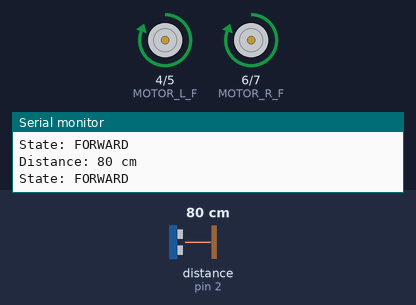
Bench run of a sketch on a simulated Arduino Uno, built with avr-gcc and run on an emulated ATmega328P. On the bench: motor-driver pin pairs drawn as motors (green arrow = first pin HIGH = forward, orange = second pin HIGH = backward, longer = more drive), the last lines printed to the serial monitor. Wiring (inferred from the names in the program): ultrasonic range finder: trigger pin 2; echo pin 2. Inputs (shaded band) come from the test bench; at power-on: distance to the obstacle (sensor on pin 2) 80 cm. The echo pulse lasts 58.3 µs per cm.

Above: at 1.2 s.
1.3 s: distance to the obstacle (sensor on pin 2) set to 29 cm
2.8 s: distance to the obstacle (sensor on pin 2) set to 24 cm
At 3.1 s:
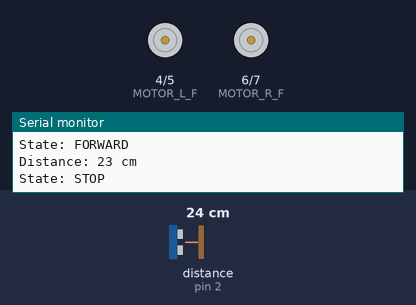
At 5.0 s:
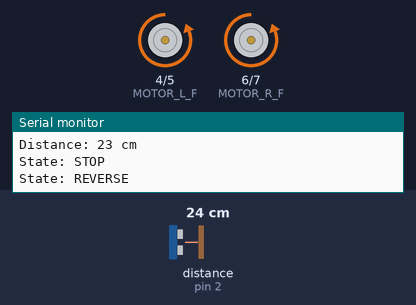
5.8 s: distance to the obstacle (sensor on pin 2) set to 35 cm
8.8 s: distance to the obstacle (sensor on pin 2) set to 2 cm
At 12.5 s:
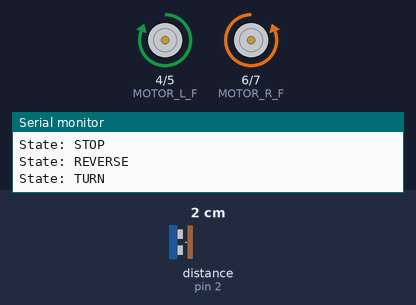
Timing chart, 0 to 12.8 s (numbered marks = the images above; inputs shaded):
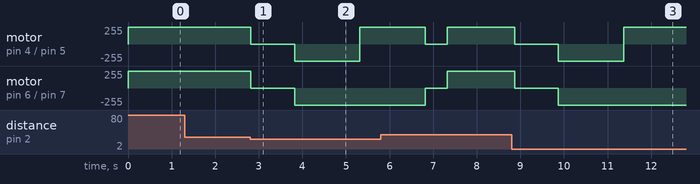

The sketch:

obstacle_avoider.ino
```cpp
// Obstacle Avoiding Robot - Tinkercad simulation
// 3-pin ultrasonic sensor (SIG on pin 2) + L293D driving two DC motors

const int SIG_PIN = 2;

// Left Motor Control Pins
const int MOTOR_L_F = 4;
const int MOTOR_L_B = 5;

// Right Motor Control Pins
const int MOTOR_R_F = 6;
const int MOTOR_R_B = 7;

const int STOP_DISTANCE = 25;  // cm, react when an obstacle is closer than this

void setup() {
  pinMode(MOTOR_L_F, OUTPUT);
  pinMode(MOTOR_L_B, OUTPUT);
  pinMode(MOTOR_R_F, OUTPUT);
  pinMode(MOTOR_R_B, OUTPUT);
  Serial.begin(9600);
}

void loop() {
  long distance = readDistanceCm();
  Serial.print("Distance: ");
  Serial.print(distance);
  Serial.println(" cm");

  if (distance > STOP_DISTANCE) {
    // Path is clear -> drive forward
    Serial.println("State: FORWARD");
    moveMotors(HIGH, LOW, HIGH, LOW);
    delay(100);
  }
  else {
    // Obstacle ahead -> stop, back up, turn, then continue
    Serial.println("State: STOP");
    moveMotors(LOW, LOW, LOW, LOW);
    delay(1000);

    Serial.println("State: REVERSE");
    moveMotors(LOW, HIGH, LOW, HIGH);
    delay(1500);

    Serial.println("State: TURN");
    moveMotors(HIGH, LOW, LOW, HIGH);   // spin in place
    delay(1500);

    moveMotors(LOW, LOW, LOW, LOW);
    delay(500);
  }
}

// Reads the 3-pin ultrasonic sensor and returns the distance in cm
long readDistanceCm() {
  pinMode(SIG_PIN, OUTPUT);
  digitalWrite(SIG_PIN, LOW);
  delayMicroseconds(2);
  digitalWrite(SIG_PIN, HIGH);
  delayMicroseconds(5);
  digitalWrite(SIG_PIN, LOW);

  pinMode(SIG_PIN, INPUT);
  long duration = pulseIn(SIG_PIN, HIGH, 30000);

  if (duration == 0) {
    return 999;  // no echo -> nothing in range
  }
  return duration / 58;  // microseconds to cm
}

void moveMotors(int l1, int l2, int r1, int r2) {
  digitalWrite(MOTOR_L_F, l1);
  digitalWrite(MOTOR_L_B, l2);
  digitalWrite(MOTOR_R_F, r1);
  digitalWrite(MOTOR_R_B, r2);
}
```

Measured:
- the behaviour switches between 27 and 26 cm on distance to the obstacle (sensor on pin 2) (found by bisection; images 0 and 1)
- after the input at 2.8 s, motor on pin 4 (MOTOR_L_F) / pin 5 (MOTOR_L_B): forward 255/255 → stopped at once, → backward 255/255 1.0 s later, → forward 255/255 1.5 s later; motor on pin 6 (MOTOR_R_F) / pin 7 (MOTOR_R_B): forward 255/255 → stopped at once, → backward 255/255 1.0 s later
- after the input at 8.8 s, motor on pin 4 (MOTOR_L_F) / pin 5 (MOTOR_L_B): forward 255/255 → stopped after 0.07 s, → backward 255/255 1.0 s later, → forward 255/255 1.5 s later; motor on pin 6 (MOTOR_R_F) / pin 7 (MOTOR_R_B): forward 255/255 → stopped after 0.07 s, → backward 255/255 1.0 s later
